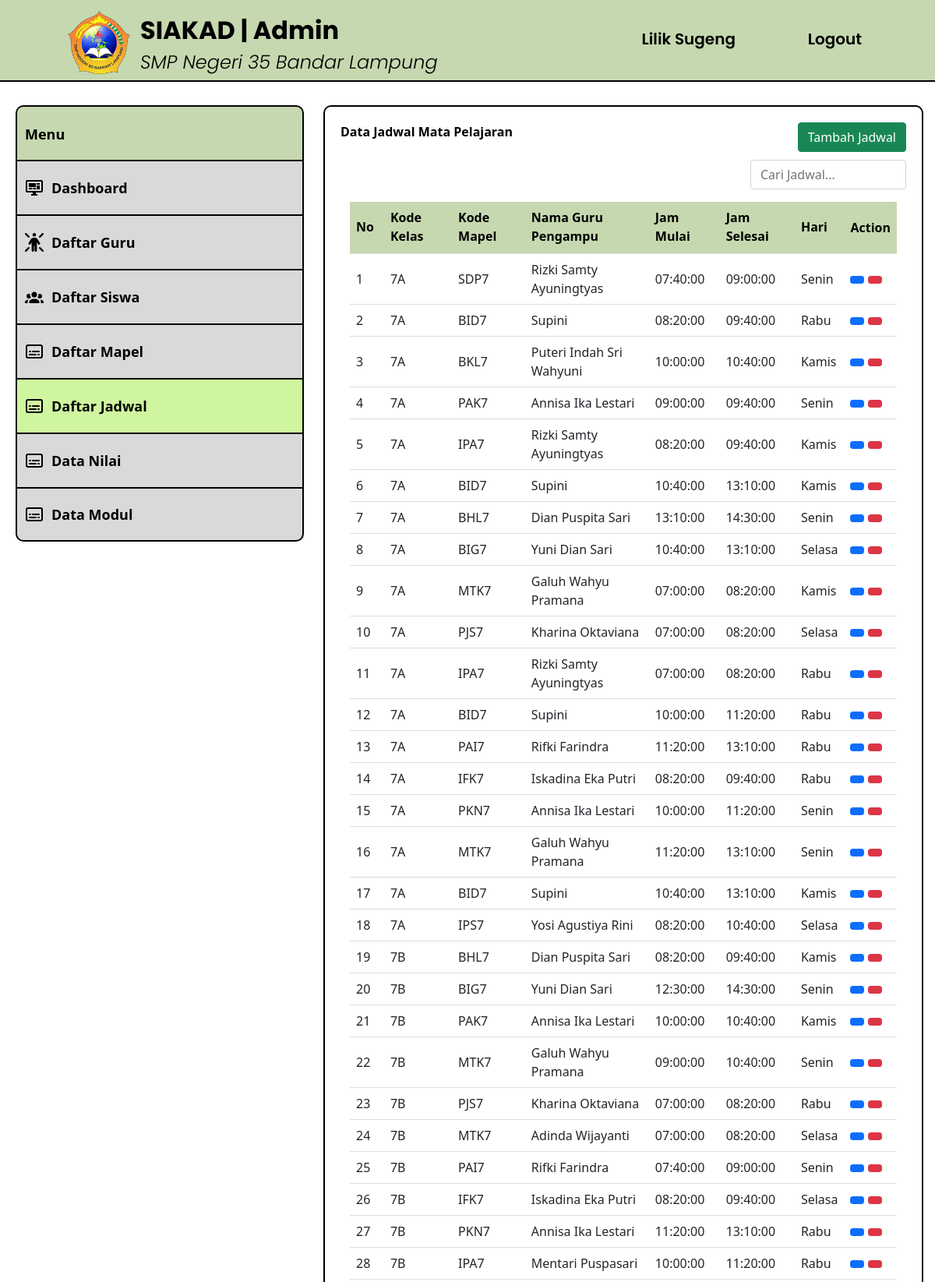
/src/daftarjadwal-admin.php (signed in, upper part), run on the app's committed database.
### tables this page shows
CREATE TABLE `jadwal_pelajaran` (
  `id_jadwal` int(11) NOT NULL,
  `kode_kelas` varchar(10) NOT NULL,
  `kode_mapel` varchar(10) NOT NULL,
  `nip` varchar(50) NOT NULL,
  `jam_mulai` time NOT NULL,
  `jam_selesai` time NOT NULL,
  `hari` varchar(20) NOT NULL,
  `aktif` enum('Ya','Tidak') NOT NULL
);

CREATE TABLE `guru` (
  `id_guru` int(11) NOT NULL,
  `nip` varchar(50) NOT NULL,
  `password` varchar(255) NOT NULL,
  `nama` varchar(50) NOT NULL,
  `jenis_kelamin` varchar(20) NOT NULL,
  `tanggal_lahir` date NOT NULL,
  `tempat_lahir` varchar(30) NOT NULL,
  `agama` varchar(20) NOT NULL,
  `no_hp` varchar(15) NOT NULL,
  `email` varchar(50) NOT NULL,
  `alamat` varchar(100) NOT NULL,
  `foto` varchar(255) NOT NULL,
  `status_guru` enum('Aktif','Tidak Aktif') NOT NULL
);

### src/daftarjadwal-admin.php (the view, shortened to what this page needs)
<?php
require('db.php');
$admin = $_SESSION["admin"]["nip"];
$ambil_admin = mysqli_query($conn, "SELECT * FROM admin WHERE nip = '$admin'");
$data = mysqli_fetch_array($ambil_admin);
$sql = "SELECT jp.*, g.nama AS nama_guru
        FROM jadwal_pelajaran jp
        LEFT JOIN guru g ON jp.nip = g.nip
        ORDER BY jp.kode_kelas ASC";
$hasil_jadwal = mysqli_query($conn, $sql);
?>
<!DOCTYPE html>
<html>
  <head>
    <link rel="stylesheet" type="text/css" href="../styles/styles.css" />
    <link href="https://cdn.jsdelivr.net/npm/bootstrap@5.0.2/dist/css/bootstrap.min.css" rel="stylesheet">
  </head>
  <body>
    <header>
      <div class="logo-text">
        <a href="dashboard-admin.php">
          <img src="../assets/LogoSMPN35.png" alt="LogoSMPN35" width="80px" />
        </a>
      </div>
      <div class="title-text">
        <a href="dashboard-admin.php">
          <h1>SIAKAD | Admin</h1>
          <span>SMP Negeri 35 Bandar Lampung</span>
        </a>
      </div>
      <div class="profile-button">
        <a href="profile-admin.php"><iconify-icon icon="material-symbols:person" width="30" class="align-middle p-3"></iconify-icon><?php echo $data['nama'] ?></a>
      </div>
      <div class="logout-button">
        <a href="logout.php"><iconify-icon icon="material-symbols:logout" width="30" class="align-middle p-3"></iconify-icon>Logout</a>
      </div>
    </header>
    <nav>
      <ul class="side-menu">
        <li class="menu-disabled"><span>Menu</span></li>
        <li>
          <a href="dashboard-admin.php"
            ><img
              src="../assets/monitor-dashboard.svg"
              alt="Dashboard"
            />Dashboard</a
          >
        </li>
        <li>
          <a href="daftarguru-admin.php"
            ><img src="../assets/person-rays.svg" alt="Daftar-Guru" />Daftar Guru</a
          >
        </li>
        <li>
          <a href="daftarsiswa-admin.php"
            ><img src="../assets/person-group.svg" alt="Daftar-Siswa" />Daftar Siswa</a
          >
        </li>
        <li>
          <a href="daftarmapel-admin.php"
            ><img src="../assets/transcript.svg" alt="Daftar-Mapel" />Daftar Mapel</a
          >
        </li>
        <li>
          <a href="daftarjadwal-admin.php" class="active"
            ><img src="../assets/transcript.svg" alt="Daftar-Jadwal" />Daftar Jadwal</a
          >
        </li>
        <li>
          <a href="datanilai-admin.php"
            ><img src="../assets/transcript.svg" alt="Data-Nilai" />Data Nilai</a
          >
        </li>
        <li>
          <a href="datamodul-admin.php" class="menu-end"><img src="../assets/transcript.svg" alt="Data-Modul" />Data Modul </a
          >
        </li>
      </ul>
    </nav>
    <div class="kotak-isi">
    <div class="d-flex justify-content-between mb-2">
        <div>
            <p class="fw-bold">Data Jadwal Mata Pelajaran</p>
        </div>
        <div>
            <a href="addjadwal-admin.php" class="btn btn-success">Tambah Jadwal</a>
        </div>
    </div>
    <div class="mb-3 d-flex justify-content-end">
        <input type="search" class="form-control" style="width: 200px;" id="searchInput" onkeyup="searchTable()" placeholder="Cari Jadwal...">
    </div>
        <div class="container">
        <table id="tableGuru" class="table-guru">
        <thead style="background-color: #C6D8AF;">
    <thead>
        <tr>
            <th onclick="sortTable(0)">No <span class="iconify" data-icon="akar-icons:arrow-up-down"></span></th>
            <th onclick="sortTable(1)">Kode Kelas<span class="iconify" data-icon="akar-icons:arrow-up-down"></span></th>
            <th onclick="sortTable(2)">Kode Mapel<span class="iconify" data-icon="akar-icons:arrow-up-down"></span></th>
            <th onclick="sortTable(3)">Nama Guru Pengampu<span class="iconify" data-icon="akar-icons:arrow-up-down"></span></th>
            <th onclick="sortTable(4)">Jam Mulai<span class="iconify" data-icon="akar-icons:arrow-up-down"></span></th>
            <th onclick="sortTable(5)">Jam Selesai<span class="iconify" data-icon="akar-icons:arrow-up-down"></span></th>
            <th onclick="sortTable(6)">Hari<span class="iconify" data-icon="akar-icons:arrow-up-down"></span></th>
            <th>Action</th>
        </tr>
    </thead>
    <tbody>
    <?php
    $no = 1;
    foreach($hasil_jadwal as $jadwal): ?>
<tr>
    <td><?php echo $no++; ?></td>
    <td><?php echo $jadwal['kode_kelas']; ?></td>
    <td><?php echo $jadwal['kode_mapel']; ?></td>
    <td><?php echo $jadwal['nama_guru']; ?></td>
    <td><?php echo $jadwal['jam_mulai']; ?></td>
    <td><?php echo $jadwal['jam_selesai']; ?></td>
    <td><?php echo $jadwal['hari']; ?></td>
    <td>
        <a href="editjadwal-admin.php?id_jadwal=<?php echo $jadwal['id_jadwal']; ?>" class="btn btn-primary btn-sm">
        </a>
        <button onclick="confirmDelete('<?php echo $jadwal['id_jadwal']; ?>')" class="btn btn-danger btn-sm">
        </button>
    </td>
</tr>
<?php endforeach; ?>
    </tbody>
</table>
        </div>
    </div>
</body>
</html>

### styles/styles.css (style rules this page uses)
body { font-family: Poppins; display: flex; align-items: center; width: 100vw; height: 100vh; margin: 0; overflow: hidden; }
p { color: black; }
header { position: fixed; top: 0; width: 100%; height: 105px; background-color: #c6d8af; color: #fff; text-align: left; border-bottom: 2px solid #000; }
header h1 { position: absolute; left: 180px; font-family: Poppins; font-size: 32px; font-weight: 700; color: #000; }
header span { position: absolute; top: 62px; left: 180px; font-family: Poppins; font-size: 24px; font-weight: 300; font-style: italic; color: #000; }
.logo-text { display: flex; align-items: center; position: fixed; left: 87px; top: 14px; }
.title-text h1 { top: 20px; }
.logout-button { position: fixed; top: 35px; right: 94px; }
.profile-button { position: fixed; top: 35px; right: 256px; }
.logout-button a, .profile-button a { text-decoration: none; font-family: Poppins; font-weight: 600; font-size: 20px; color: #000; }
nav { position: fixed; top: 105px; left: 0; width: 370px; height: calc(100% - 175px); padding: 20px; margin-top: 10px; }
.side-menu { list-style: none; padding: 0; margin: 0; }
.side-menu li { margin-bottom: 0; }
.side-menu a { display: block; width: 370px; height: 70px; background-color: #d9d9d9; line-height: 70px; text-decoration: none; color: #000; font-size: 18px; font-weight: bold; transition: background-color 0.3s; border-top: 2px solid #000; border-right: 2px solid #000; border-left: 2px solid #000; }
.side-menu a { display: flex; align-items: center; text-decoration: none; color: #000; padding: 5px 0; }
.side-menu img, .side-menu span { width: 24px; height: 24px; margin-right: 10px; margin-left: 10px; }
.side-menu .active { background-color: #cff59f; }
.menu-disabled { display: flex; width: 370px; height: 70px; background-color: #c6d8af; text-align: center; line-height: 70px; text-decoration: none; color: #000; font-size: 18px; font-weight: bold; pointer-events: none; border-top-left-radius: 10px; border-top-right-radius: 10px; border-top: 2px solid #000; border-right: 2px solid #000; border-left: 2px solid #000; }
.menu-end { border-bottom-left-radius: 10px; border-bottom-right-radius: 10px; border-bottom: 2px solid #000; }
.kotak-isi { position: fixed; top: 135px; left: 415px; right: 15px; bottom: 15px; background-color: #fff; border-radius: 10px; border: 2px solid #000; padding: 20px; overflow-y: auto; }

### src/daftarjadwal-admin.php (style rules this page uses)
.table-guru { width: 100%; border-collapse: }
.table-guru th, .table-guru td { padding: 8px; text-align: left; border-bottom: 1px solid #ddd; }
.table-guru th { background-color: #C6D8AF; color: black; cursor: pointer; }

### data on the page
jadwal_pelajaran: kode_kelas "7A", kode_mapel "SDP7", guru.nama "Rizki Samty Ayuningtyas", jam_mulai "07:40:00", jam_selesai "09:00:00", hari "Senin"
jadwal_pelajaran: kode_kelas "7A", kode_mapel "BID7", guru.nama "Supini", jam_mulai "08:20:00", jam_selesai "09:40:00", hari "Rabu"
jadwal_pelajaran: kode_kelas "7A", kode_mapel "BKL7", guru.nama "Puteri Indah Sri Wahyuni", jam_mulai "10:00:00", jam_selesai "10:40:00", hari "Kamis"
jadwal_pelajaran: kode_kelas "7A", kode_mapel "PAK7", guru.nama "Annisa Ika Lestari", jam_mulai "09:00:00", jam_selesai "09:40:00", hari "Senin"
jadwal_pelajaran: kode_kelas "7A", kode_mapel "IPA7", guru.nama "Rizki Samty Ayuningtyas", jam_mulai "08:20:00", jam_selesai "09:40:00", hari "Kamis"
jadwal_pelajaran: kode_kelas "7A", kode_mapel "BID7", guru.nama "Supini", jam_mulai "10:40:00", jam_selesai "13:10:00", hari "Kamis"
jadwal_pelajaran: kode_kelas "7A", kode_mapel "BHL7", guru.nama "Dian Puspita Sari", jam_mulai "13:10:00", jam_selesai "14:30:00", hari "Senin"
jadwal_pelajaran: kode_kelas "7A", kode_mapel "BIG7", guru.nama "Yuni Dian Sari", jam_mulai "10:40:00", jam_selesai "13:10:00", hari "Selasa"
jadwal_pelajaran: kode_kelas "7A", kode_mapel "MTK7", guru.nama "Galuh Wahyu Pramana", jam_mulai "07:00:00", jam_selesai "08:20:00", hari "Kamis"
jadwal_pelajaran: kode_kelas "7A", kode_mapel "PJS7", guru.nama "Kharina Oktaviana", jam_mulai "07:00:00", jam_selesai "08:20:00", hari "Selasa"
jadwal_pelajaran: kode_kelas "7A", kode_mapel "IPA7", guru.nama "Rizki Samty Ayuningtyas", jam_mulai "07:00:00", jam_selesai "08:20:00", hari "Rabu"
jadwal_pelajaran: kode_kelas "7A", kode_mapel "BID7", guru.nama "Supini", jam_mulai "10:00:00", jam_selesai "11:20:00", hari "Rabu"
jadwal_pelajaran: kode_kelas "7A", kode_mapel "PAI7", guru.nama "Rifki Farindra", jam_mulai "11:20:00", jam_selesai "13:10:00", hari "Rabu"
jadwal_pelajaran: kode_kelas "7A", kode_mapel "IFK7", guru.nama "Iskadina Eka Putri", jam_mulai "08:20:00", jam_selesai "09:40:00", hari "Rabu"
jadwal_pelajaran: kode_kelas "7A", kode_mapel "PKN7", guru.nama "Annisa Ika Lestari", jam_mulai "10:00:00", jam_selesai "11:20:00", hari "Senin"
jadwal_pelajaran: kode_kelas "7A", kode_mapel "MTK7", guru.nama "Galuh Wahyu Pramana", jam_mulai "11:20:00", jam_selesai "13:10:00", hari "Senin"
jadwal_pelajaran: kode_kelas "7A", kode_mapel "BID7", guru.nama "Supini", jam_mulai "10:40:00", jam_selesai "13:10:00", hari "Kamis"
jadwal_pelajaran: kode_kelas "7A", kode_mapel "IPS7", guru.nama "Yosi Agustiya Rini", jam_mulai "08:20:00", jam_selesai "10:40:00", hari "Selasa"
jadwal_pelajaran: kode_kelas "7B", kode_mapel "BHL7", guru.nama "Dian Puspita Sari", jam_mulai "08:20:00", jam_selesai "09:40:00", hari "Kamis"
jadwal_pelajaran: kode_kelas "7B", kode_mapel "BIG7", guru.nama "Yuni Dian Sari", jam_mulai "12:30:00", jam_selesai "14:30:00", hari "Senin"
jadwal_pelajaran: kode_kelas "7B", kode_mapel "PAK7", guru.nama "Annisa Ika Lestari", jam_mulai "10:00:00", jam_selesai "10:40:00", hari "Kamis"
jadwal_pelajaran: kode_kelas "7B", kode_mapel "MTK7", guru.nama "Galuh Wahyu Pramana", jam_mulai "09:00:00", jam_selesai "10:40:00", hari "Senin"
jadwal_pelajaran: kode_kelas "7B", kode_mapel "PJS7", guru.nama "Kharina Oktaviana", jam_mulai "07:00:00", jam_selesai "08:20:00", hari "Rabu"
jadwal_pelajaran: kode_kelas "7B", kode_mapel "MTK7", guru.nama "Adinda Wijayanti", jam_mulai "07:00:00", jam_selesai "08:20:00", hari "Selasa"
jadwal_pelajaran: kode_kelas "7B", kode_mapel "PAI7", guru.nama "Rifki Farindra", jam_mulai "07:40:00", jam_selesai "09:00:00", hari "Senin"
jadwal_pelajaran: kode_kelas "7B", kode_mapel "IFK7", guru.nama "Iskadina Eka Putri", jam_mulai "08:20:00", jam_selesai "09:40:00", hari "Selasa"
jadwal_pelajaran: kode_kelas "7B", kode_mapel "PKN7", guru.nama "Annisa Ika Lestari", jam_mulai "11:20:00", jam_selesai "13:10:00", hari "Rabu"
jadwal_pelajaran: kode_kelas "7B", kode_mapel "IPA7", guru.nama "Mentari Puspasari", jam_mulai "10:00:00", jam_selesai "11:20:00", hari "Rabu"

### other printed values
$data['nama'] "Lilik Sugeng"
